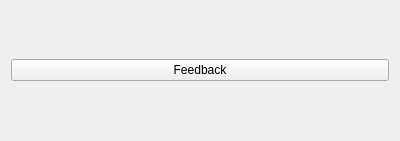
<?xml version="1.0" encoding="UTF-8"?>
<ui version="4.0">
 <class>Form</class>
 <widget class="QWidget" name="Form">
  <property name="geometry">
   <rect>
    <x>0</x>
    <y>0</y>
    <width>400</width>
    <height>141</height>
   </rect>
  </property>
  <property name="windowTitle">
   <string>Form</string>
  </property>
  <layout class="QGridLayout" name="gridLayout">
   <item row="0" column="0">
    <widget class="PyDMEDMDisplayButton" name="PyDMEDMDisplayButton_27">
     <property name="text">
      <string>Feedback</string>
     </property>
     <property name="filenames" stdset="0">
      <stringlist>
       <string>evrExperts</string>
      </stringlist>
     </property>
     <property name="macros" stdset="0">
      <stringlist>
       <string>PRIM=SIOC,SYS=B34,LOCA=B34,UNIT=TR01,IOCUNIT=TR01</string>
      </stringlist>
     </property>
    </widget>
   </item>
  </layout>
 </widget>
 <customwidgets>
  <customwidget>
   <class>PyDMEDMDisplayButton</class>
   <extends>PyDMRelatedDisplayButton</extends>
   <header>edmbutton.edm_button</header>
   <container>1</container>
  </customwidget>
  <customwidget>
   <class>PyDMRelatedDisplayButton</class>
   <extends>QPushButton</extends>
   <header>pydm.widgets.related_display_button</header>
  </customwidget>
 </customwidgets>
 <resources/>
 <connections/>
</ui>
